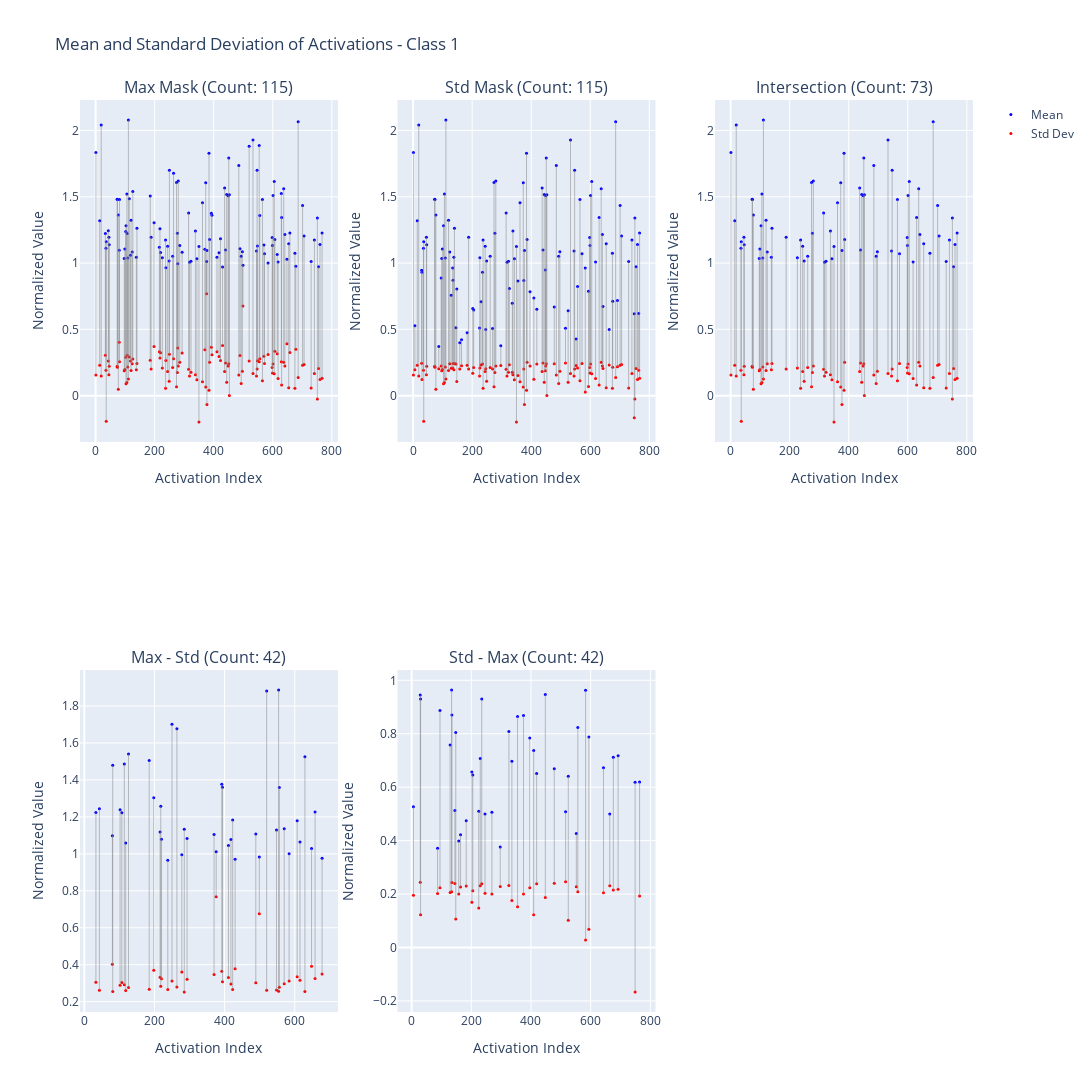
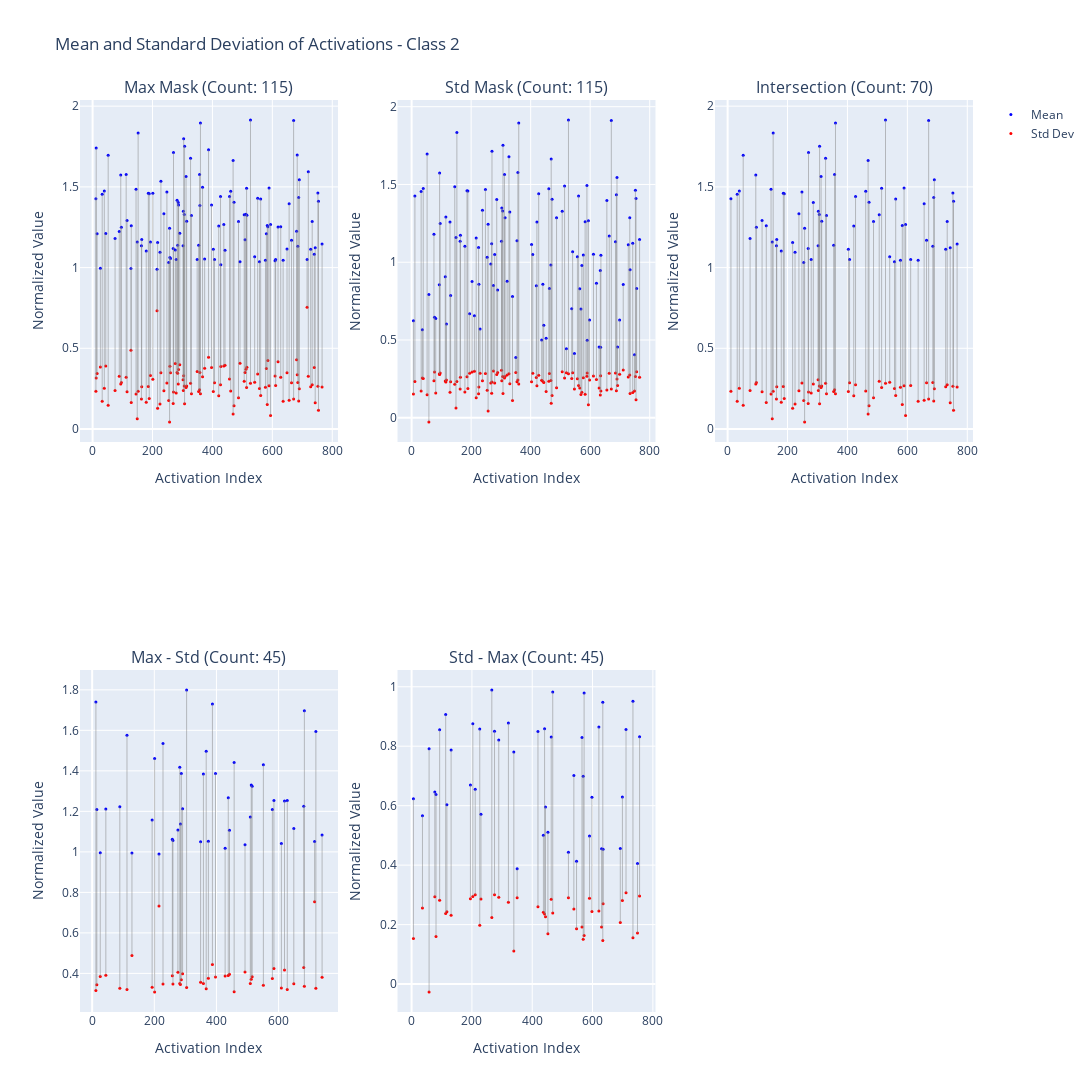
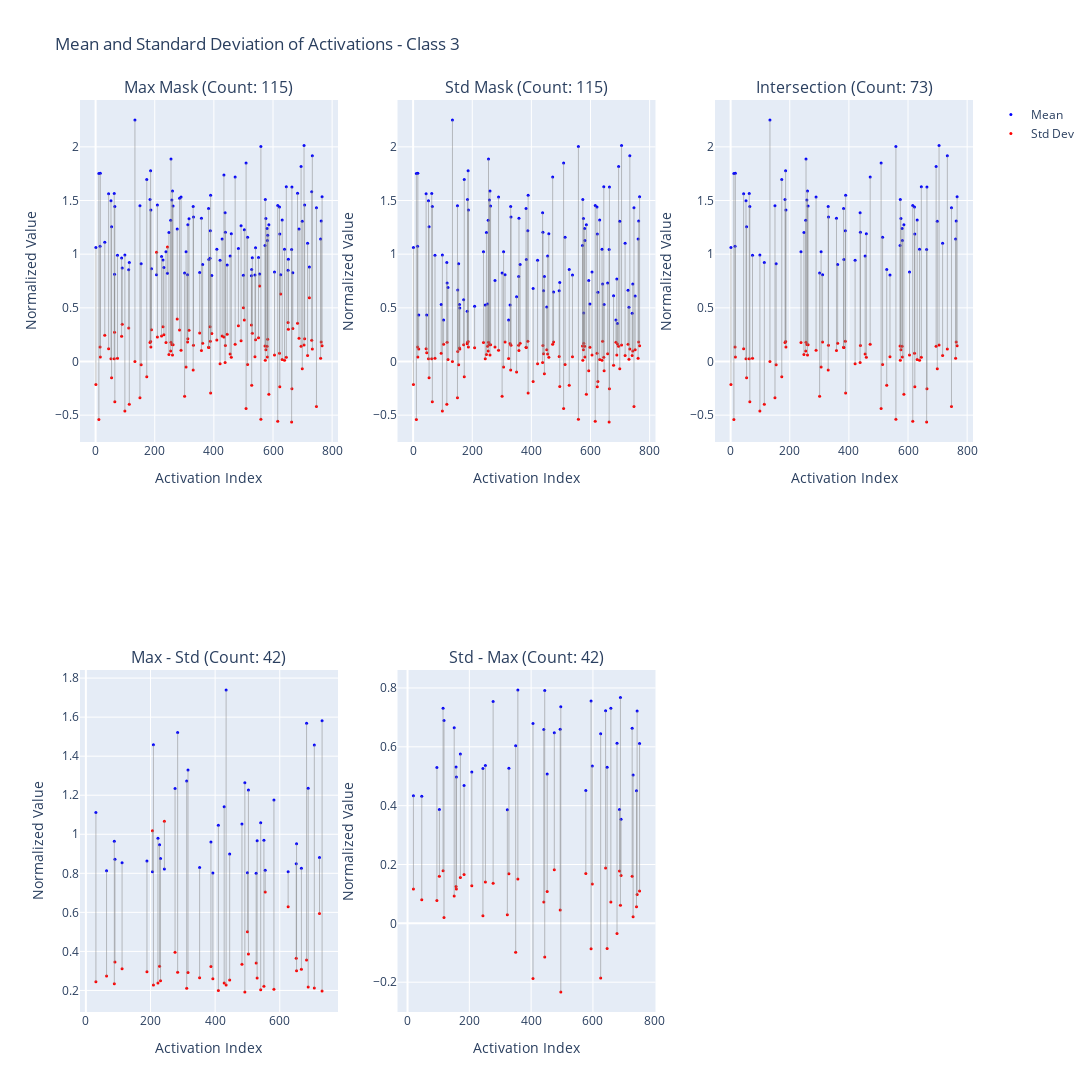
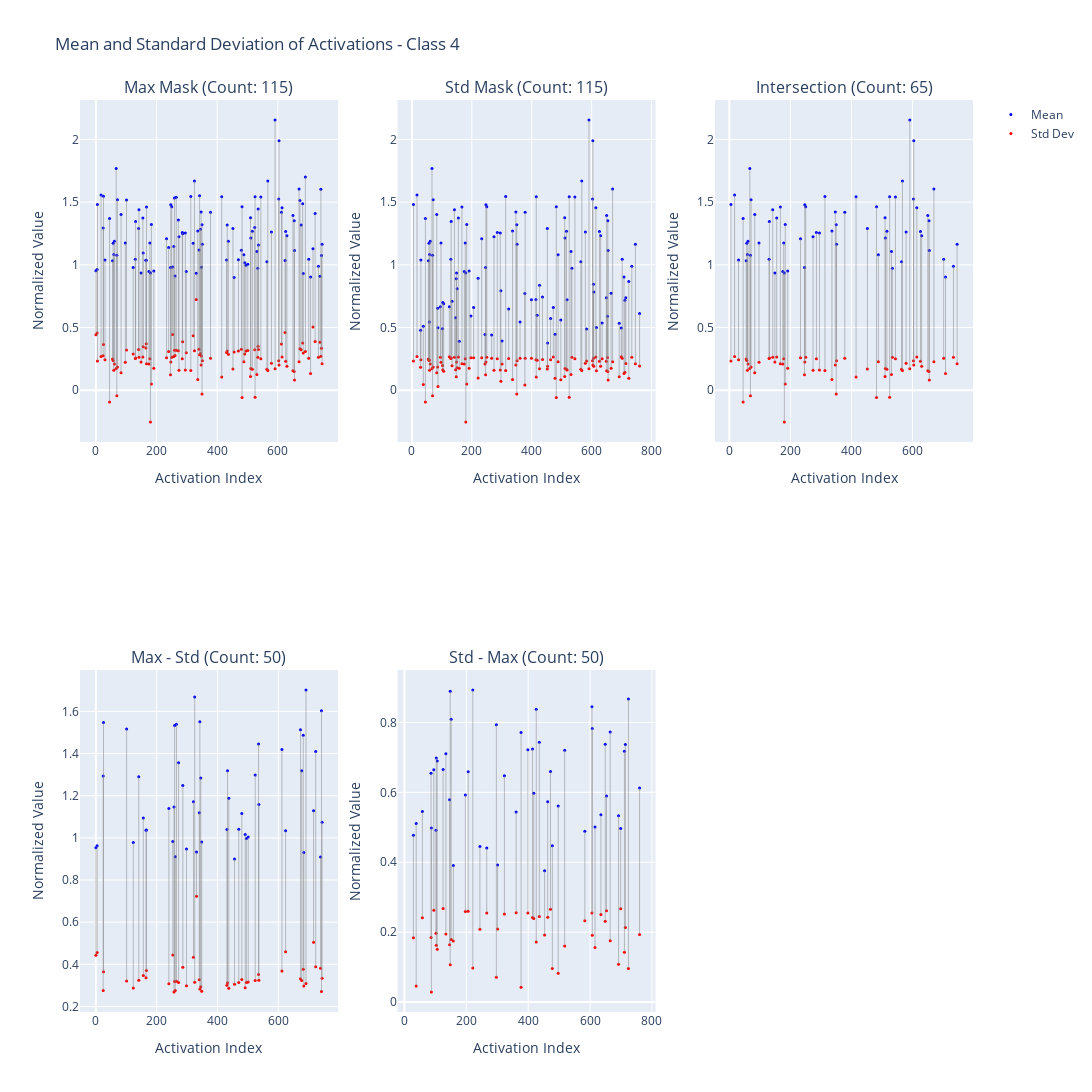

Here is the notebook cell these charts were saved with, in order:
### Code cell
import plotly.graph_objects as go
from plotly.subplots import make_subplots
import numpy as np
from ipywidgets import VBox, Output
import importlib
import utilities

importlib.reload(utilities)
from utilities import compute_masks
from IPython.display import display

output_widgets = []

for i, fc1 in enumerate(all_fc_vals):
    fc1 = np.array(fc1)
    mask_max, mask_std, mask_intersection, mask_max_low_std, mask_std_high_max = compute_masks(fc1, 0.15)
    mask_std = mask_max_low_std
    
    m = np.mean(np.abs(fc1), axis=0)
    s = np.std(fc1, axis=0)
    min_val = np.min(fc1, axis=0)
    max_val = np.max(fc1, axis=0)
    
    # Normalize std and mean
    s_norm = (s - min_val) / (max_val - min_val)
    m_norm = m#(m - min_val) / (max_val - min_val)
    
    # Create indices for different masks
    indices_max = np.where(mask_max == 0)[0]
    indices_std = np.where(mask_std == 0)[0]
    indices_intersection = np.intersect1d(indices_max, indices_std)
    indices_max_minus_std = np.setdiff1d(indices_max, indices_std)
    indices_std_minus_max = np.setdiff1d(indices_std, indices_max)
    
    # Count the indices in each set
    count_max = len(indices_max)
    count_std = len(indices_std)
    count_intersection = len(indices_intersection)
    count_max_minus_std = len(indices_max_minus_std)
    count_std_minus_max = len(indices_std_minus_max)
    
    out = Output()
    with out:
        # Create subplots with counts in titles
        fig = make_subplots(rows=2, cols=3, 
                            subplot_titles=(f"Max Mask (Count: {count_max})", 
                                            f"Std Mask (Count: {count_std})", 
                                            f"Intersection (Count: {count_intersection})",
                                            f"Max - Std (Count: {count_max_minus_std})", 
                                            f"Std - Max (Count: {count_std_minus_max})"))
        
        # Helper function to add traces
        def add_traces(indices, row, col):
            fig.add_trace(
                go.Scatter(
                    x=indices,
                    y=m_norm[indices],
                    mode='markers',
                    name='Mean',
                    marker=dict(size=3, color='blue'),
                    showlegend=(row == 1 and col == 1)
                ),
                row=row, col=col
            )
            fig.add_trace(
                go.Scatter(
                    x=indices,
                    y=s_norm[indices],
                    mode='markers',
                    name='Std Dev',
                    marker=dict(size=3, color='red'),
                    showlegend=(row == 1 and col == 1)
                ),
                row=row, col=col
            )
            for j in indices:
                fig.add_trace(
                    go.Scatter(
                        x=[j, j],
                        y=[m_norm[j], s_norm[j]],
                        mode='lines',
                        line=dict(color='gray', width=0.5),
                        showlegend=False
                    ),
                    row=row, col=col
                )
        
        # Add traces for all plots
        add_traces(indices_max, 1, 1)
        add_traces(indices_std, 1, 2)
        add_traces(indices_intersection, 1, 3)
        add_traces(indices_max_minus_std, 2, 1)
        add_traces(indices_std_minus_max, 2, 2)
        
        # Update layout
        fig.update_layout(
            title=f'Mean and Standard Deviation of Activations - Class {i+1}',
            height=1200,
            width=1800,
            hovermode='closest'
        )
        
        # Update x and y axis labels for all subplots
        for row in range(1, 3):
            for col in range(1, 4):
                if row == 2 and col == 3:
                    continue  # Skip the empty subplot
                fig.update_xaxes(title_text="Activation Index", row=row, col=col)
                fig.update_yaxes(title_text="Normalized Value", row=row, col=col)
        
        display(fig)
    
    output_widgets.append(out)

# Display all figures in a vertical box
# display(VBox(output_widgets))
